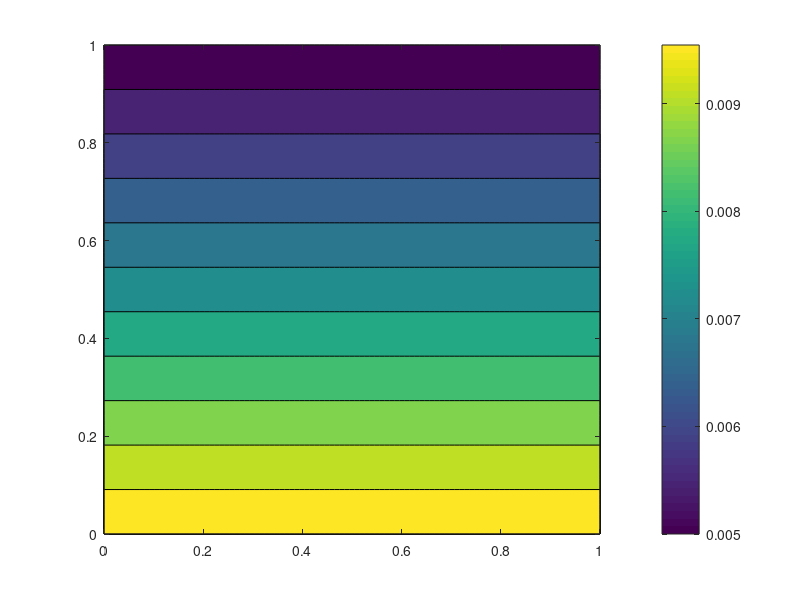
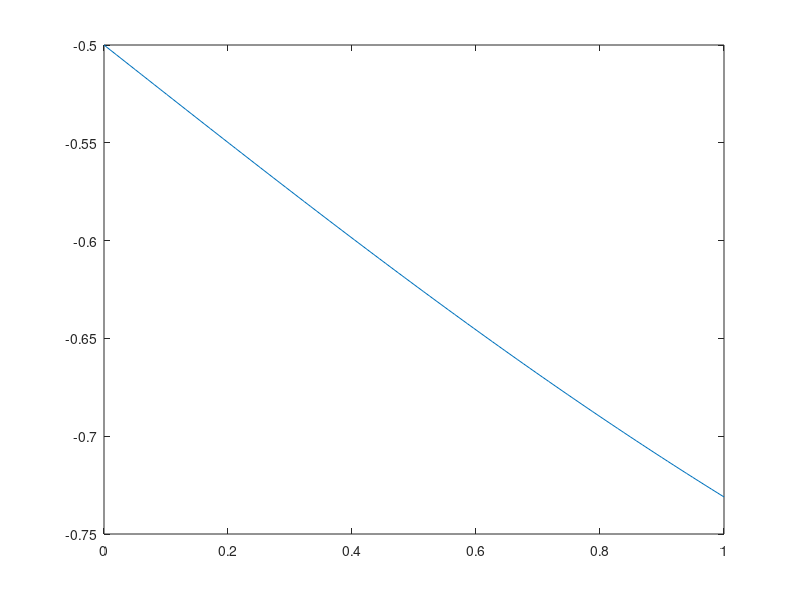
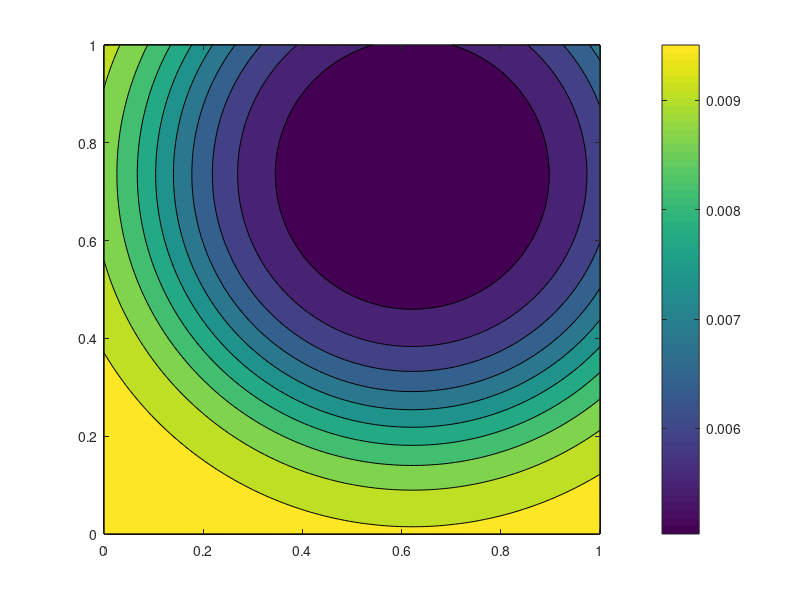
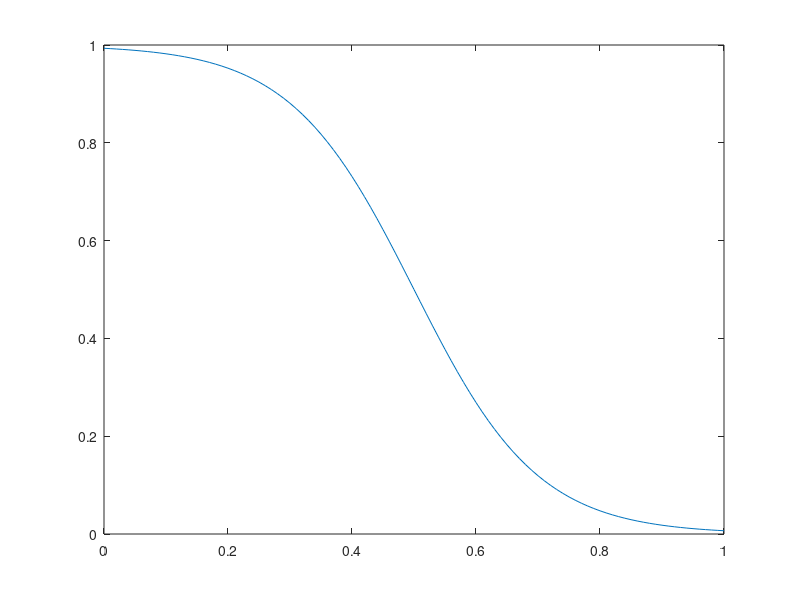

Here is the MATLAB script that generated these plots, in order:
clear all
close all
clc

%  nu test
nu_orig = 0.01; 
delta_nu_0 = 0; 
delta_nu_1 = -0.5; 

nu_0 = nu_orig*(1+delta_nu_0); 
nu_1 = nu_orig*(1+delta_nu_1); 

x_vec = linspace(0,1,100);
[X,Y] = meshgrid(x_vec); 

nu_mat_1 = zeros(length(x_vec), length(x_vec)); 

for i_x = 1:length(x_vec)
    for i_y = 1:length(x_vec)
        nu_mat_1(i_x,i_y) = nu_0+(nu_1-nu_0)*x_vec(i_y);
    end
end

figure
contourf(X,Y,nu_mat_1')
colorbar

s_1 = -1./(1+exp(-(x_vec)));
figure
plot(x_vec, s_1)

nu_mat_2 = zeros(length(x_vec), length(x_vec)); 

s_tight = 10; 
s_center = 0.5; 
vort = [0.6215,0.7357]; 

for i_x = 1:length(x_vec)
    for i_y = 1:length(x_vec)
        d_1 = sqrt((x_vec(i_x) - vort(1))^2+(x_vec(i_y) - vort(2))^2);
        nu_mat_2(i_x,i_y) = nu_0*(1+delta_nu_1/(1+exp(s_tight*(d_1-s_center))));
    end
end

figure
contourf(X,Y,nu_mat_2')
colorbar


x_vec = 0:0.01:1;
s_tight = 10; 
s_center = 0.5; 

s_1 = 1./(1+exp(s_tight*(x_vec-s_center)));
figure
plot(x_vec, s_1)

x_vec = 0:0.01:1;
s_tight = 10; 
s_center = 0.5; 

s_1 = 1./(1+exp(s_tight*(x_vec-s_center)));
figure
plot(x_vec, s_1)

% next try a ring... 